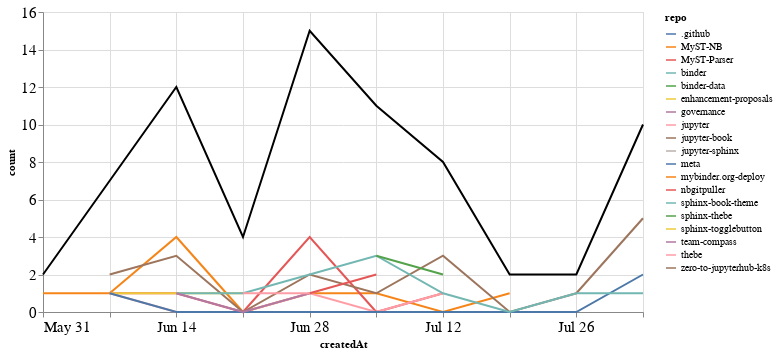

Notebook code cell kept with this figure:
### Markdown cell above
## PRs

### Code cell
prs_time = prs.groupby('repo').resample('W', on='createdAt').count()['author'].reset_index()
prs_time = prs_time.rename(columns={'author': 'count'})
prs_time_total = prs_time.groupby('createdAt').agg({"count": "sum"}).reset_index()

ch1 = alt.Chart(prs_time, width=600).mark_line().encode(
    x='createdAt',
    y='count',
    color='repo',
    tooltip="repo"
)

ch2 = alt.Chart(prs_time_total, width=600).mark_line(color="black").encode(
    x='createdAt',
    y='count',
)

ch1 + ch2

### Figure 1 — Vega-Lite specification as saved in the notebook (floating-point values rounded to 4 significant figures)
{"config": {"axisLeft": {"labelFontSize": 15}, "axisBottom": {"labelFontSize": 15}}, "layer": [{"data": {"name": "data-609ab6085aff5b7e7706865190cb6eee"}, "mark": "line", "encoding": {"color": {"type": "nominal", "field": "repo"}, "tooltip": {"type": "nominal", "field": "repo"}, "x": {"type": "temporal", "field": "createdAt"}, "y": {"type": "quantitative", "field": "count"}}, "width": 600}, {"data": {"name": "data-1807c371a9eac027c8ed7050f2af8fe7"}, "mark": {"type": "line", "color": "black"}, "encoding": {"x": {"type": "temporal", "field": "createdAt"}, "y": {"type": "quantitative", "field": "count"}}, "width": 600}], "$schema": "https://vega.github.io/schema/vega-lite/v4.8.1.json", "datasets": {"data-609ab6085aff5b7e7706865190cb6eee": [{"repo": ".github", "createdAt": "2020-08-02T00:00:00", "count": 2}, {"repo": "MyST-NB", "createdAt": "2020-05-31T00:00:00", "count": 1}, {"repo": "MyST-NB", "createdAt": "2020-06-07T00:00:00", "count": 1}, {"repo": "MyST-NB", "createdAt": "2020-06-14T00:00:00", "count": 4}, {"repo": "MyST-NB", "createdAt": "2020-06-21T00:00:00", "count": 0}, {"repo": "MyST-NB", "createdAt": "2020-06-28T00:00:00", "count": 1}, {"repo": "MyST-NB", "createdAt": "2020-07-05T00:00:00", "count": 1}, {"repo": "MyST-NB", "createdAt": "2020-07-12T00:00:00", "count": 0}, {"repo": "MyST-NB", "createdAt": "2020-07-19T00:00:00", "count": 1}, {"repo": "MyST-Parser", "createdAt": "2020-06-07T00:00:00", "count": 1}, {"repo": "MyST-Parser", "createdAt": "2020-06-14T00:00:00", "count": 1}, {"repo": "MyST-Parser", "createdAt": "2020-06-21T00:00:00", "count": 0}, {"repo": "MyST-Parser", "createdAt": "2020-06-28T00:00:00", "count": 4}, {"repo": "MyST-Parser", "createdAt": "2020-07-05T00:00:00", "count": 0}, {"repo": "MyST-Parser", "createdAt": "2020-07-12T00:00:00", "count": 1}, {"repo": "binder", "createdAt": "2020-06-28T00:00:00", "count": 1}, {"repo": "binder-data", "createdAt": "2020-06-21T00:00:00", "count": 1}, {"repo": "enhancement-proposals", "createdAt": "2020-06-07T00:00:00", "count": 1}, {"repo": "enhancement-proposals", "createdAt": "2020-06-14T00:00:00", "count": 1}, {"repo": "enhancement-proposals", "createdAt": "2020-06-21T00:00:00", "count": 1}, {"repo": "governance", "createdAt": "2020-05-31T00:00:00", "count": 1}, {"repo": "jupyter", "createdAt": "2020-06-07T00:00:00", "count": 1}, {"repo": "jupyter", "createdAt": "2020-06-14T00:00:00", "count": 0}, {"repo": "jupyter", "createdAt": "2020-06-21T00:00:00", "count": 0}, {"repo": "jupyter", "createdAt": "2020-06-28T00:00:00", "count": 1}, {"repo": "jupyter", "createdAt": "2020-07-05T00:00:00", "count": 0}, {"repo": "jupyter", "createdAt": "2020-07-12T00:00:00", "count": 1}, {"repo": "jupyter-book", "createdAt": "2020-06-07T00:00:00", "count": 2}, {"repo": "jupyter-book", "createdAt": "2020-06-14T00:00:00", "count": 3}, {"repo": "jupyter-book", "createdAt": "2020-06-21T00:00:00", "count": 0}, {"repo": "jupyter-book", "createdAt": "2020-06-28T00:00:00", "count": 2}, {"repo": "jupyter-book", "createdAt": "2020-07-05T00:00:00", "count": 1}, {"repo": "jupyter-book", "createdAt": "2020-07-12T00:00:00", "count": 3}, {"repo": "jupyter-book", "createdAt": "2020-07-19T00:00:00", "count": 0}, {"repo": "jupyter-book", "createdAt": "2020-07-26T00:00:00", "count": 1}, {"repo": "jupyter-book", "createdAt": "2020-08-02T00:00:00", "count": 5}, {"repo": "jupyter-sphinx", "createdAt": "2020-06-28T00:00:00", "count": 1}, {"repo": "meta", "createdAt": "2020-06-07T00:00:00", "count": 1}, {"repo": "meta", "createdAt": "2020-06-14T00:00:00", "count": 0}, {"repo": "meta", "createdAt": "2020-06-21T00:00:00", "count": 0}, {"repo": "meta", "createdAt": "2020-06-28T00:00:00", "count": 0}, {"repo": "meta", "createdAt": "2020-07-05T00:00:00", "count": 0}, {"repo": "meta", "createdAt": "2020-07-12T00:00:00", "count": 0}, {"repo": "meta", "createdAt": "2020-07-19T00:00:00", "count": 0}, {"repo": "meta", "createdAt": "2020-07-26T00:00:00", "count": 0}, {"repo": "meta", "createdAt": "2020-08-02T00:00:00", "count": 2}, {"repo": "mybinder.org-deploy", "createdAt": "2020-07-19T00:00:00", "count": 1}, {"repo": "nbgitpuller", "createdAt": "2020-06-28T00:00:00", "count": 1}, {"repo": "nbgitpuller", "createdAt": "2020-07-05T00:00:00", "count": 2}, {"repo": "sphinx-book-theme", "createdAt": "2020-06-14T00:00:00", "count": 1}, {"repo": "sphinx-book-theme", "createdAt": "2020-06-21T00:00:00", "count": 1}, {"repo": "sphinx-book-theme", "createdAt": "2020-06-28T00:00:00", "count": 2}, {"repo": "sphinx-book-theme", "createdAt": "2020-07-05T00:00:00", "count": 3}, {"repo": "sphinx-book-theme", "createdAt": "2020-07-12T00:00:00", "count": 1}, {"repo": "sphinx-book-theme", "createdAt": "2020-07-19T00:00:00", "count": 0}, {"repo": "sphinx-book-theme", "createdAt": "2020-07-26T00:00:00", "count": 1}, {"repo": "sphinx-book-theme", "createdAt": "2020-08-02T00:00:00", "count": 1}, {"repo": "sphinx-thebe", "createdAt": "2020-07-05T00:00:00", "count": 3}, {"repo": "sphinx-thebe", "createdAt": "2020-07-12T00:00:00", "count": 2}, {"repo": "sphinx-togglebutton", "createdAt": "2020-06-14T00:00:00", "count": 1}, {"repo": "team-compass", "createdAt": "2020-06-14T00:00:00", "count": 1}, {"repo": "team-compass", "createdAt": "2020-06-21T00:00:00", "count": 0}, {"repo": "team-compass", "createdAt": "2020-06-28T00:00:00", "count": 1}, {"repo": "thebe", "createdAt": "2020-06-21T00:00:00", "count": 1}, {"repo": "thebe", "createdAt": "2020-06-28T00:00:00", "count": 1}, {"repo": "zero-to-jupyterhub-k8s", "createdAt": "2020-07-05T00:00:00", "count": 1}], "data-1807c371a9eac027c8ed7050f2af8fe7": [{"createdAt": "2020-05-31T00:00:00", "count": 2}, {"createdAt": "2020-06-07T00:00:00", "count": 7}, {"createdAt": "2020-06-14T00:00:00", "count": 12}, {"createdAt": "2020-06-21T00:00:00", "count": 4}, {"createdAt": "2020-06-28T00:00:00", "count": 15}, {"createdAt": "2020-07-05T00:00:00", "count": 11}, {"createdAt": "2020-07-12T00:00:00", "count": 8}, {"createdAt": "2020-07-19T00:00:00", "count": 2}, {"createdAt": "2020-07-26T00:00:00", "count": 2}, {"createdAt": "2020-08-02T00:00:00", "count": 10}]}}
